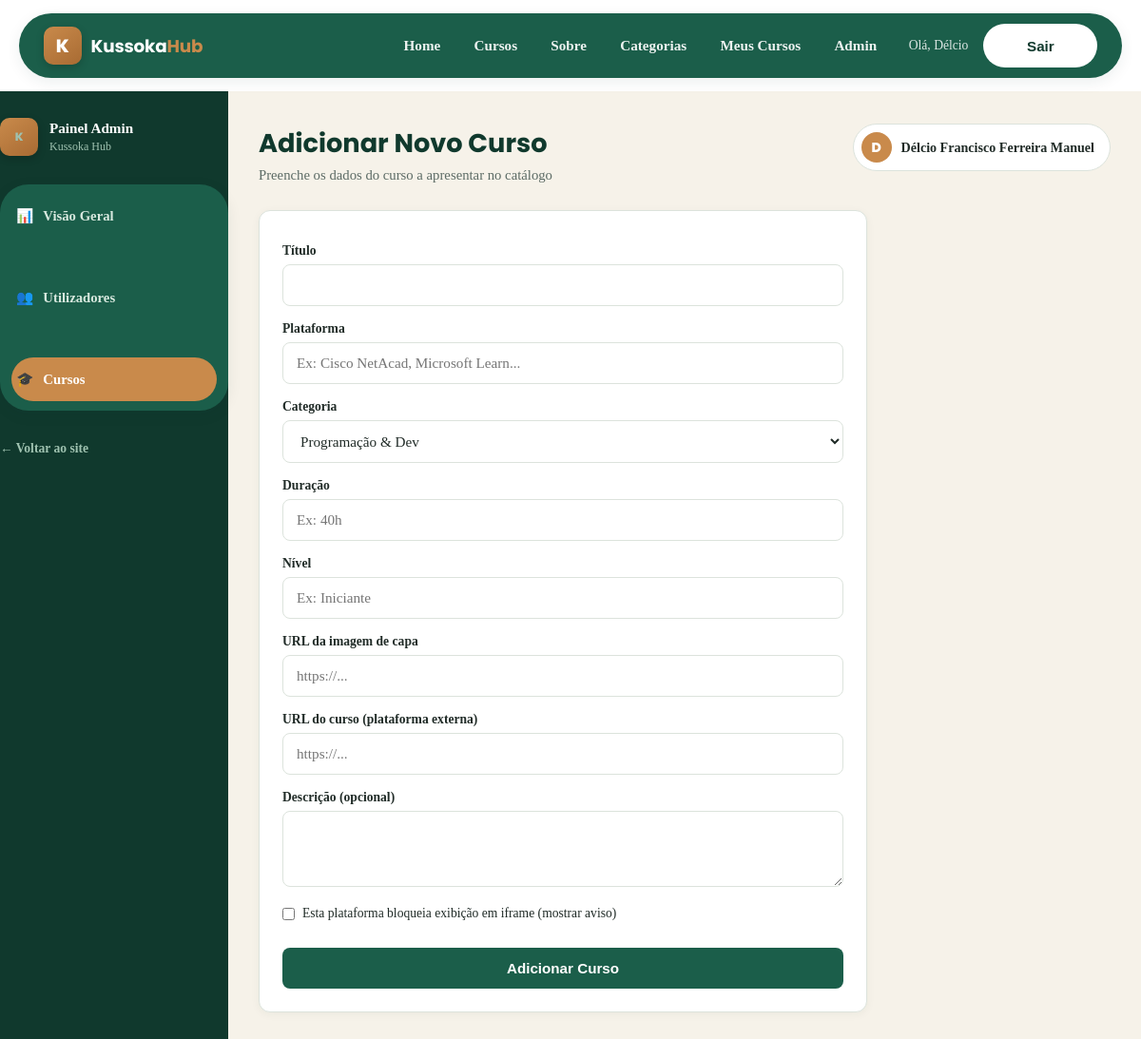
/admin/cursos/novo (signed in), run on the app's committed database.
### tables this page shows
CREATE TABLE usuarios (
            id INTEGER PRIMARY KEY AUTOINCREMENT,
            nome TEXT NOT NULL,
            email TEXT UNIQUE NOT NULL,
            senha_hash TEXT NOT NULL,
            is_admin INTEGER NOT NULL DEFAULT 0,
            data_criacao TEXT NOT NULL
        , ultimo_login TEXT);

### app.py (the view, shortened to what this page needs)
@app.route("/admin/cursos/novo", methods=["GET", "POST"])
@admin_obrigatorio
def admin_curso_novo():
    return render_template("admin_curso_form.html", curso=None)

### app.py (called while the page is built)
def get_db():
    if "db" not in g:
        g.db = sqlite3.connect(DB_PATH)
        g.db.row_factory = sqlite3.Row
        g.db.execute("PRAGMA foreign_keys = ON")
    return g.db

@app.before_request
def carregar_usuario_logado():
    g.usuario = None
    uid = session.get("usuario_id")
    if uid:
        db = get_db()
        g.usuario = db.execute("SELECT * FROM usuarios WHERE id = ?", (uid,)).fetchone()
        if g.usuario is not None:
            atualizar_agora = True
            if g.usuario["ultimo_login"]:
                try:
                    ultimo = datetime.fromisoformat(g.usuario["ultimo_login"])
                    atualizar_agora = (datetime.utcnow() - ultimo) > timedelta(minutes=1)
                except ValueError:
                    atualizar_agora = True
            if atualizar_agora:
                db.execute(
                    "UPDATE usuarios SET ultimo_login = ? WHERE id = ?",
                    (datetime.utcnow().isoformat(), uid),
                )
                db.commit()

@app.after_request
def aplicar_cabecalhos_seguranca(resposta):
    resposta.headers.setdefault("X-Content-Type-Options", "nosniff")
    resposta.headers.setdefault("X-Frame-Options", "SAMEORIGIN")
    resposta.headers.setdefault("Referrer-Policy", "strict-origin-when-cross-origin")
    return resposta

def admin_obrigatorio(view):
    @wraps(view)
    def wrapped(*args, **kwargs):
        if g.usuario is None:
            flash("Precisas de iniciar sessão para aceder a essa página.", "aviso")
            return redirect(url_for("login"))
        if not g.usuario["is_admin"]:
            abort(403)
        return view(*args, **kwargs)
    return wrapped

@app.context_processor
def injetar_globais():
    return {
        "usuario_atual": g.get("usuario"),
        "categorias_labels": CATEGORIAS_LABELS,
        "ano_atual": datetime.utcnow().year,
        "endpoint_atual": request.endpoint,
    }

### templates/admin_curso_form.html (shortened to what this page needs)
{% extends "admin_base.html" %}
{% block admin_titulo %}{{ 'Editar Curso' if curso else 'Adicionar Novo Curso' }}{% endblock %}
{% block admin_subtitulo %}Preenche os dados do curso a apresentar no catálogo{% endblock %}
{% block admin_content %}
<div class="admin-card admin-card-form">
  <form method="post" class="auth-form">
    <label for="titulo">Título</label>
    <input type="text" id="titulo" name="titulo" required value="{{ curso['titulo'] if curso else '' }}">
    <label for="plataforma">Plataforma</label>
    <input type="text" id="plataforma" name="plataforma" required value="{{ curso['plataforma'] if curso else '' }}" placeholder="Ex: Cisco NetAcad, Microsoft Learn...">
    <label for="categoria">Categoria</label>
    <select id="categoria" name="categoria">
      {% for chave, rotulo in categorias_labels.items() %}
      <option value="{{ chave }}" {{ 'selected' if curso and curso['categoria'] == chave else '' }}>{{ rotulo }}</option>
      {% endfor %}
    </select>
    <label for="duracao">Duração</label>
    <input type="text" id="duracao" name="duracao" value="{{ curso['duracao'] if curso else '' }}" placeholder="Ex: 40h">
    <label for="nivel">Nível</label>
    <input type="text" id="nivel" name="nivel" value="{{ curso['nivel'] if curso else '' }}" placeholder="Ex: Iniciante">
    <label for="imagem">URL da imagem de capa</label>
    <input type="url" id="imagem" name="imagem" value="{{ curso['imagem'] if curso else '' }}" placeholder="https://...">
    <label for="url">URL do curso (plataforma externa)</label>
    <input type="url" id="url" name="url" required value="{{ curso['url'] if curso else '' }}" placeholder="https://...">
    <label for="descricao">Descrição (opcional)</label>
    <textarea id="descricao" name="descricao" rows="3">{{ curso['descricao'] if curso else '' }}</textarea>
    <label class="checkbox-label">
      <input type="checkbox" name="embed_bloqueado" {{ 'checked' if curso and curso['embed_bloqueado'] else '' }}>
      Esta plataforma bloqueia exibição em iframe (mostrar aviso)
    </label>
    <button type="submit" class="auth-btn">{{ 'Guardar Alterações' if curso else 'Adicionar Curso' }}</button>
  </form>
</div>
{% endblock %}

### templates/admin_base.html (shortened to what this page needs)
{% extends "base.html" %}
{% block conteudo %}
<div class="admin-shell">
  <aside class="admin-sidebar">
    <div class="admin-sidebar-topo">
      <span class="logo-badge">K</span>
      <div>
        <strong>Painel Admin</strong>
        <span>Kussoka Hub</span>
      </div>
    </div>
    <nav class="admin-nav" aria-label="Navegação do painel">
      <a href="{{ url_for('admin_dashboard') }}" class="{{ 'admin-nav-ativo' if endpoint_atual == 'admin_dashboard' else '' }}">
        <span aria-hidden="true">📊</span> Visão Geral
      </a>
      <a href="{{ url_for('admin_usuarios') }}" class="{{ 'admin-nav-ativo' if endpoint_atual in ['admin_usuarios', 'admin_usuario_detalhe'] else '' }}">
        <span aria-hidden="true">👥</span> Utilizadores
      </a>
      <a href="{{ url_for('admin_cursos') }}" class="{{ 'admin-nav-ativo' if endpoint_atual in ['admin_cursos', 'admin_curso_novo', 'admin_curso_editar'] else '' }}">
        <span aria-hidden="true">🎓</span> Cursos
      </a>
    </nav>
    <div class="admin-sidebar-rodape">
      <a href="{{ url_for('index') }}">← Voltar ao site</a>
    </div>
  </aside>
  <div class="admin-main">
    <header class="admin-topbar">
      <div>
        <h1>{% block admin_titulo %}Painel de Administração{% endblock %}</h1>
        <p>{% block admin_subtitulo %}Informações e gestão da plataforma{% endblock %}</p>
      </div>
      {% if usuario_atual %}
      <div class="admin-topbar-user">
        <span class="admin-avatar">{{ usuario_atual['nome'][0]|upper }}</span>
        <span>{{ usuario_atual['nome'] }}</span>
      </div>
      {% endif %}
    </header>
    {% block admin_content %}{% endblock %}
  </div>
</div>
{% endblock %}

### templates/base.html (shortened to what this page needs)
<!DOCTYPE html>
<html lang="pt-AO">
<head>
    <link rel="stylesheet" href="{{ url_for('static', filename='css/style.css') }}">
</head>
<body class="{% block body_class %}{% endblock %}">
    <header>
        <div class="nav-bar">
            <nav>
                <a href="{{ url_for('index') }}" class="logo" aria-label="Kussoka Hub — página inicial">
                    <span class="logo-badge">K</span>
                    <span class="logo-texto">Kussoka<span>Hub</span></span>
                </a>
                <ul>
                    <li><a href="{{ url_for('index') }}" class="{{ 'link-ativo' if endpoint_atual == 'index' else '' }}">Home</a></li>
                    <li><a href="{{ url_for('cursos_catalogo') }}" class="{{ 'link-ativo' if endpoint_atual == 'cursos_catalogo' else '' }}">Cursos</a></li>
                    <li><a href="{{ url_for('index') }}#sobre">Sobre</a></li>
                    <li class="dropdown">
                        <a href="#" class="dropbtn">Categorias</a>
                    </li>
                    {% if usuario_atual %}
                        <li><a href="{{ url_for('meus_cursos') }}" class="{{ 'link-ativo' if endpoint_atual == 'meus_cursos' else '' }}">Meus Cursos</a></li>
                        {% if usuario_atual['is_admin'] %}
                        <li><a href="{{ url_for('admin_dashboard') }}">Admin</a></li>
                        {% endif %}
                        <li class="user-pill">Olá, {{ usuario_atual['nome'].split(' ')[0] }}</li>
                        <a href="{{ url_for('logout') }}">
                            <button type="button" id="cont">Sair</button>
                        </a>
                    {% else %}
                        <li><a href="{{ url_for('login') }}">Entrar</a></li>
                        <a href="{{ url_for('cadastro') }}">
                            <button type="button" id="cont">Cadastrar</button>
                        </a>
                    {% endif %}
                </ul>
            </nav>
        </div>
    </header>
    <main id="conteudo-principal">
    {% block conteudo %}{% endblock %}
    </main>
</body>
</html>

### data on the page
usuarios: nome "Délcio", nome "D", nome "Délcio Francisco Ferreira Manuel"

### other printed values
{{ 'Editar Curso' if curso else 'Adicionar Novo Curso' }} "Adicionar Novo Curso"
{{ 'Guardar Alterações' if curso else 'Adicionar Curso' }} "Adicionar Curso"
form field categoria "Programação & Dev"
